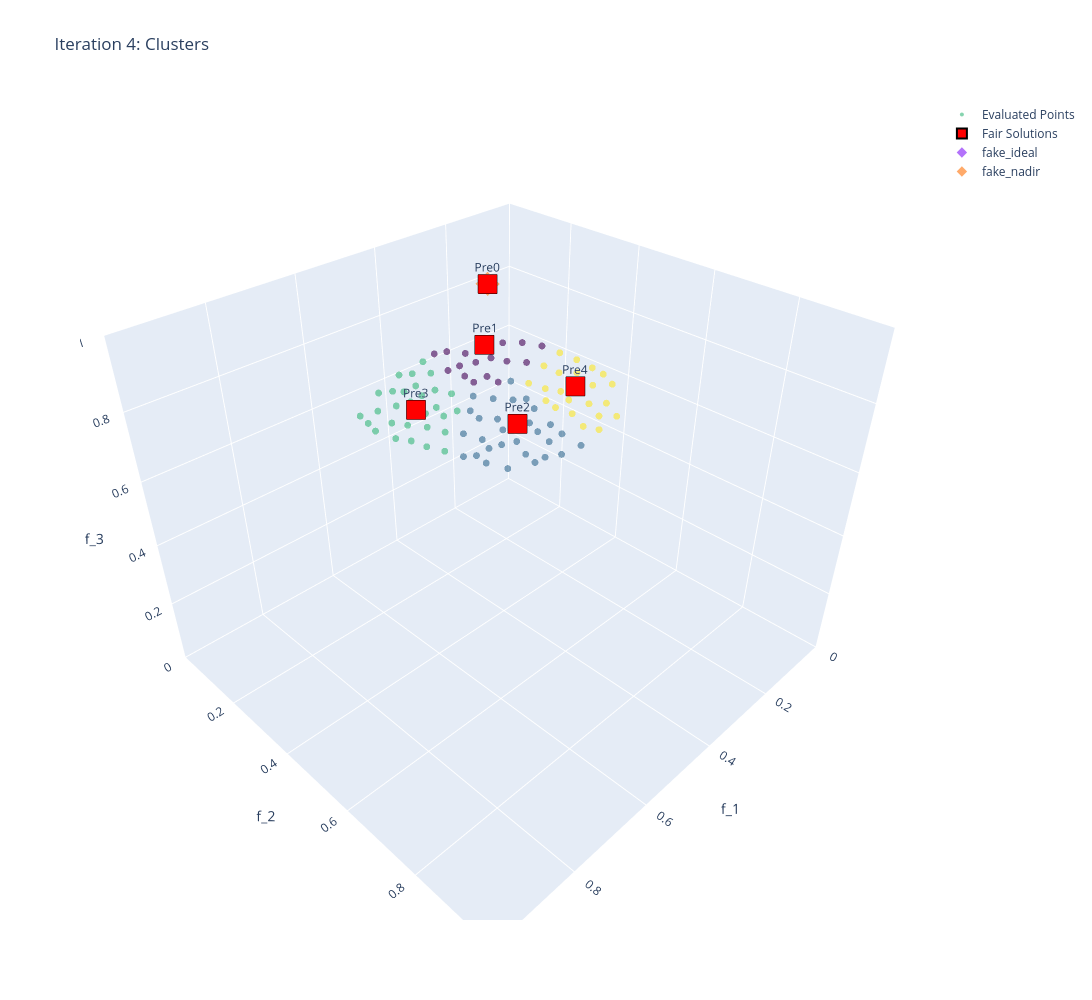

Notebook code for this chart:
### Code cell
points_matrix, centers_matrix, cluster_labels = find_candidates(fav_results_4)

all_points = fav_results_4.GPRMResults.raw_results.evaluated_points
fairs = fav_results_4.fair_solutions

visualize_3d_clusters(fav_options_4.GPRMoptions, points_matrix, centers_matrix, cluster_labels, len(fairs), 4)

### Figure 1 — Plotly figure (JSON) as saved in the notebook; plotly's stock layout.template omitted (floating-point values rounded to 4 significant figures)
{"data": [{"marker": {"color": [3, 4, 2, 1, 3, 2, 4, 3, 1, 3, 4, 3, 2, 2, 1, 4, 2, 2, 3, 1, 4, 4, 3, 1, 3, 4, 3, 3, 2, 2, 3, 4, 3, 3, 1, 4, 2, 2, 1, 4, 4, 2, 2, 1, 2, 1, 1, 2, 2, 2, 2, 1, 2, 4, 4, 4, 3, 3, 2, 3, 3, 2, 3, 3, 4, 3, 4, 1, 4, 3, 2, 3, 1, 2, 4, 1, 3, 2, 3, 2, 4, 1, 1, 3, 3, 4, 2, 3, 4, 4, 3, 3, 1, 2, 3, 4, 2, 2, 2, 2], "colorscale": [[0, "#440154"], [0.1111, "#482878"], [0.2222, "#3e4989"], [0.3333, "#31688e"], [0.4444, "#26828e"], [0.5556, "#1f9e89"], [0.6667, "#35b779"], [0.7778, "#6ece58"], [0.8889, "#b5de2b"], [1, "#fde725"]], "opacity": 0.6, "size": 4}, "mode": "markers", "name": "Evaluated Points", "text": ["Cluster: 3", "Cluster: 4", "Cluster: 2", "Cluster: 1", "Cluster: 3", "Cluster: 2", "Cluster: 4", "Cluster: 3", "Cluster: 1", "Cluster: 3", "Cluster: 4", "Cluster: 3", "Cluster: 2", "Cluster: 2", "Cluster: 1", "Cluster: 4", "Cluster: 2", "Cluster: 2", "Cluster: 3", "Cluster: 1", "Cluster: 4", "Cluster: 4", "Cluster: 3", "Cluster: 1", "Cluster: 3", "Cluster: 4", "Cluster: 3", "Cluster: 3", "Cluster: 2", "Cluster: 2", "Cluster: 3", "Cluster: 4", "Cluster: 3", "Cluster: 3", "Cluster: 1", "Cluster: 4", "Cluster: 2", "Cluster: 2", "Cluster: 1", "Cluster: 4", "Cluster: 4", "Cluster: 2", "Cluster: 2", "Cluster: 1", "Cluster: 2", "Cluster: 1", "Cluster: 1", "Cluster: 2", "Cluster: 2", "Cluster: 2", "Cluster: 2", "Cluster: 1", "Cluster: 2", "Cluster: 4", "Cluster: 4", "Cluster: 4", "Cluster: 3", "Cluster: 3", "Cluster: 2", "Cluster: 3", "Cluster: 3", "Cluster: 2", "Cluster: 3", "Cluster: 3", "Cluster: 4", "Cluster: 3", "Cluster: 4", "Cluster: 1", "Cluster: 4", "Cluster: 3", "Cluster: 2", "Cluster: 3", "Cluster: 1", "Cluster: 2", "Cluster: 4", "Cluster: 1", "Cluster: 3", "Cluster: 2", "Cluster: 3", "Cluster: 2", "Cluster: 4", "Cluster: 1", "Cluster: 1", "Cluster: 3", "Cluster: 3", "Cluster: 4", "Cluster: 2", "Cluster: 3", "Cluster: 4", "Cluster: 4", "Cluster: 3", "Cluster: 3", "Cluster: 1", "Cluster: 2", "Cluster: 3", "Cluster: 4", "Cluster: 2", "Cluster: 2", "Cluster: 2", "Cluster: 2"], "type": "scatter3d", "x": [0.5254, 0.2999, 0.5222, 0.3173, 0.6439, 0.4617, 0.3851, 0.5851, 0.3971, 0.6299, 0.2722, 0.548, 0.3922, 0.4595, 0.4568, 0.3922, 0.5249, 0.4586, 0.5239, 0.3915, 0.3287, 0.3323, 0.5801, 0.4692, 0.5913, 0.2632, 0.501, 0.6445, 0.4405, 0.4077, 0.5951, 0.3261, 0.543, 0.5728, 0.4404, 0.3456, 0.5051, 0.5426, 0.3409, 0.285, 0.3008, 0.5676, 0.4174, 0.3653, 0.4362, 0.4359, 0.3692, 0.4827, 0.4812, 0.545, 0.4849, 0.4826, 0.5046, 0.3678, 0.345, 0.3753, 0.5095, 0.6145, 0.4145, 0.6024, 0.6185, 0.4315, 0.5638, 0.5076, 0.2997, 0.5455, 0.2971, 0.4085, 0.3665, 0.6168, 0.481, 0.577, 0.4331, 0.4136, 0.356, 0.4354, 0.6011, 0.4354, 0.5469, 0.4164, 0.2635, 0.4758, 0.4659, 0.5483, 0.5307, 0.3043, 0.5499, 0.5647, 0.3286, 0.3551, 0.6438, 0.5661, 0.4615, 0.4785, 0.5696, 0.3903, 0.5069, 0.4867, 0.4418, 0.5258], "y": [0.334, 0.6148, 0.5376, 0.4229, 0.2443, 0.4333, 0.529, 0.4287, 0.3388, 0.3362, 0.5208, 0.2515, 0.6064, 0.4988, 0.2929, 0.4611, 0.4698, 0.5744, 0.3973, 0.3988, 0.566, 0.4862, 0.3725, 0.3595, 0.2935, 0.5678, 0.2707, 0.2923, 0.5356, 0.5693, 0.2437, 0.5256, 0.2967, 0.331, 0.3931, 0.6101, 0.5026, 0.4356, 0.3905, 0.4894, 0.4572, 0.4625, 0.5026, 0.428, 0.4626, 0.325, 0.3631, 0.5459, 0.4661, 0.502, 0.401, 0.3253, 0.4391, 0.5577, 0.4564, 0.4907, 0.3651, 0.3645, 0.4337, 0.3959, 0.269, 0.5922, 0.4063, 0.3021, 0.5862, 0.3608, 0.546, 0.3705, 0.5869, 0.3094, 0.5195, 0.2657, 0.4174, 0.5439, 0.5144, 0.3552, 0.3386, 0.5622, 0.3837, 0.4794, 0.5431, 0.2764, 0.3821, 0.3212, 0.272, 0.5088, 0.4801, 0.286, 0.5935, 0.5361, 0.2689, 0.352, 0.3361, 0.567, 0.3116, 0.5077, 0.4166, 0.4868, 0.5142, 0.4894], "z": [0.7826, 0.7294, 0.662, 0.8488, 0.7251, 0.774, 0.7562, 0.6883, 0.8529, 0.7002, 0.8091, 0.7978, 0.6917, 0.7349, 0.84, 0.796, 0.7098, 0.6781, 0.7535, 0.8293, 0.7561, 0.8082, 0.7244, 0.8066, 0.7512, 0.78, 0.822, 0.7065, 0.7205, 0.7139, 0.7658, 0.7858, 0.7855, 0.7499, 0.8071, 0.713, 0.7017, 0.7182, 0.8552, 0.8241, 0.8369, 0.6812, 0.7571, 0.8267, 0.7719, 0.8392, 0.8555, 0.6848, 0.7424, 0.6715, 0.7772, 0.8132, 0.7434, 0.7441, 0.8201, 0.7864, 0.7792, 0.6997, 0.8001, 0.6931, 0.7383, 0.6805, 0.7191, 0.8069, 0.7527, 0.7565, 0.7834, 0.8342, 0.7219, 0.7238, 0.7063, 0.7724, 0.7989, 0.7302, 0.7801, 0.8272, 0.7239, 0.7031, 0.7441, 0.7725, 0.7973, 0.835, 0.7981, 0.7721, 0.8027, 0.8053, 0.6834, 0.7742, 0.7347, 0.7658, 0.7164, 0.7454, 0.821, 0.6705, 0.7606, 0.7681, 0.7546, 0.7254, 0.7351, 0.6957]}, {"marker": {"color": "red", "line": {"color": "black", "width": 2}, "size": 10, "symbol": "square"}, "mode": "markers+text", "name": "Fair Solutions", "text": ["Pre0", "Pre1", "Pre2", "Pre3", "Pre4"], "textposition": "top center", "type": "scatter3d", "x": [0.2824, 0.3971, 0.4595, 0.5728, 0.3261], "y": [0.2258, 0.3388, 0.4988, 0.331, 0.5256], "z": [0.9324, 0.8529, 0.7349, 0.7499, 0.7858]}, {"marker": {"color": "blue", "line": {"color": "white", "width": 2}, "size": 10, "symbol": "diamond"}, "mode": "markers+text", "name": "New Candidates", "text": [], "textposition": "top center", "type": "scatter3d", "x": [], "y": [], "z": []}, {"marker": {"symbol": "diamond"}, "mode": "markers", "name": "fake_ideal", "opacity": 0.9, "type": "scatter3d", "x": [-1.16e-08], "y": [-1.162e-08], "z": [0.4404]}, {"marker": {"symbol": "diamond"}, "mode": "markers", "name": "fake_nadir", "opacity": 0.9, "type": "scatter3d", "x": [0.2824], "y": [0.2258], "z": [0.9324]}], "layout": {"height": 1000, "scene": {"xaxis": {"range": [0, 1], "title": {"text": "f_1"}}, "yaxis": {"range": [0, 1], "title": {"text": "f_2"}}, "zaxis": {"range": [0, 1], "title": {"text": "f_3"}}}, "title": {"text": "Iteration 4: Clusters"}, "width": 1200}}
